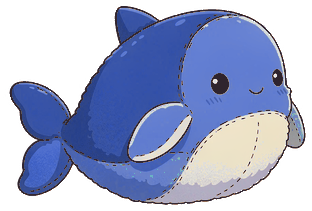
#> input picture app/assets/_gen/cut_whale.png, 312 x 211 px
$ python whale_retint.py
#> lines starting #> are read from the running program, lines starting #| are printed output that depends on the picture; after the words box and inside, x2 and y2 are one past the last pixel; in counts of white or black regions, pixels touching at a corner belong together
# -*- coding: utf-8 -*-
r"""whale_retint.py — 鲸鱼玩偶生成素材的规范色板后处理（不重新出图）。

为什么：现役 cut_whale.png（生成式）三个问题造成 1× 下的"灰团感"——
  ① 主体饱和度只有规范色板的一半（#90A0B0/#607090 灰蓝，通道差 32-48；
     规范 body #566CC2 通道差 108）——与立绘制服蓝 #4E5684 同明度同灰度，糊在一起；
  ② 描边是暖棕 #603010，不是立绘线语言的 #2A2028 深暖紫黑（规范 §2 ①）；
  ③ 剪影一圈白色 halo（抠图边缘残留）。
ImageGen 通路不可用时，用像素级重映射直接把现有素材拉回规范：色相归位、
饱和度倍增、明度压深、描边换墨、肚皮降温、1px 腐蚀去 halo。全部可逆
（原始备份在 _gen/cut_whale_v1_grey.png）。

用法：
  python tools/whale_retint.py            # 处理 _gen/cut_whale.png（就地，自动备份）
  python tools/whale_retint.py --out 其他路径.png
之后跑 make_accessories.py 安装（刷新 acc_whale_plush(+_f)）。
"""
import argparse
import colorsys
import os
import shutil

from PIL import Image, ImageFilter

HERE = os.path.dirname(os.path.abspath(__file__))
ASSETS = os.path.join(os.path.dirname(HERE), "assets")
SRC = os.path.join(ASSETS, "_gen", "cut_whale.png")
BACKUP = os.path.join(ASSETS, "_gen", "cut_whale_v1_grey.png")

# 规范色板（配件美术规范.md §2/§8）
INK = (0x2A, 0x20, 0x28)          # 深暖紫黑（描边/睫毛/眼）
BODY = (0x56, 0x6C, 0xC2)         # 鲸鱼蓝主体
BELLY_COOL = 0.35                  # 肚皮降温强度（0=不动，1=完全到冷白）


def hls_of(rgb):
    return colorsys.rgb_to_hls(*(c / 255.0 for c in rgb))


def retint(im):
    im = im.convert("RGBA")
#> im is the input picture: PIL image 312x211 RGBA; mean R, G, B, A 70.1, 80.2, 114.9, 158.1
    w, h = im.size
#> w = 312; h = 211
    px = im.load()
    n_body = n_ink = n_belly = 0
    for y in range(h):
        for x in range(w):
            r, g, b, a = px[x, y]
            if a == 0:
                continue
            hue, l, s = hls_of((r, g, b))
            hue_deg = hue * 360
            if b >= r + 8 and hue_deg >= 190:
                # --- ① 主体蓝：灰蓝 → 规范蓝紫 ---
                # 色相归位 225°（#566CC2 的色相），饱和度加倍并加底，明度微压
                nh = 225.0 / 360.0 if 195 <= hue_deg <= 245 else hue
                ns = min(0.56, s * 2.1 + 0.10)
                nl = l * (0.90 if l > 0.38 else 0.96)
                r2, g2, b2 = (round(c * 255) for c in colorsys.hls_to_rgb(nh, nl, ns))
                px[x, y] = (r2, g2, b2, a)
                n_body += 1
            elif r >= b + 12 and l < 0.42:
                # --- ② 暖棕描边/眼 → 深暖紫黑（保留明度层次）---
                k = 0.82 + 0.55 * l          # 越亮越接近 #5A4A58，越暗越贴墨
                px[x, y] = (min(255, round(INK[0] * k + 30 * l)),
                            min(255, round(INK[1] * k + 24 * l)),
                            min(255, round(INK[2] * k + 32 * l)), a)
                n_ink += 1
            elif r >= b and l > 0.62 and s < 0.45:
                # --- ③ 肚皮暖奶油 → 规范冷白（#E4EAF8 方向）---
                r2 = round(r * (1 - BELLY_COOL * 0.10))
                g2 = round(g * (1 - BELLY_COOL * 0.03))
                b2 = min(255, round(b + (245 - b) * BELLY_COOL))
                px[x, y] = (r2, g2, b2, a)
                n_belly += 1
#> after the loop, n_belly = 1697; n_body = 30995; n_ink = 0
    # --- ④ 去白色 halo：邻透明区的浅/粉浅像素 = 棋盘 AA 残留 → 透明化 ---
    # （1px MinFilter 腐蚀不够：halo 有 1-3px；也不能用更大腐蚀——会把深色
    #   描边一起啃掉。深色像素一律保留：那是描边自身的 AA，压在深底上没问题）
    a_ch = im.getchannel("A")
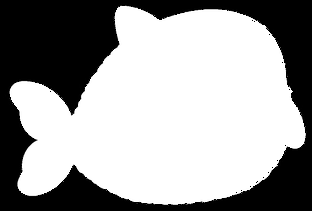
#> a_ch: PIL image 312x211 L; min 0, max 255, mean 158.1
    near_edge = a_ch.point(lambda v: 255 if v == 0 else 0) \
        .filter(ImageFilter.MaxFilter(5))          # 透明区外扩 2px
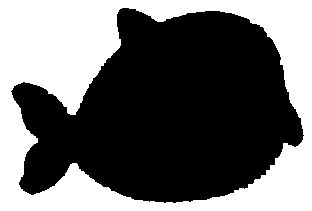
#> near_edge: PIL image 312x211 L; 41.5% white; 1 white region, box (x1, y1, x2, y2) and area: (0, 0, 312, 211) 27342
    ne = near_edge.load()
    for y in range(h):
        for x in range(w):
            r, g, b, a = px[x, y]
            if a == 0 or not ne[x, y]:
                continue
            hue, l, s = hls_of((r, g, b))
            if l > 0.60 and (s < 0.42 or r >= b):
                px[x, y] = (r, g, b, 0)            # 白/浅暖/粉浅 = 背景 AA 残留
    print(f"  body={n_body} ink={n_ink} belly={n_belly}")
#|   body=30995 ink=0 belly=1697
    return im


def main():
    ap = argparse.ArgumentParser()
    ap.add_argument("--out", default=None)
    args = ap.parse_args()
    if not os.path.isfile(SRC):
        raise SystemExit(f"找不到 {SRC}")
    if not os.path.isfile(BACKUP):
        shutil.copy2(SRC, BACKUP)
        print(f"  已备份原始素材 → {os.path.basename(BACKUP)}")
    im = retint(Image.open(SRC))
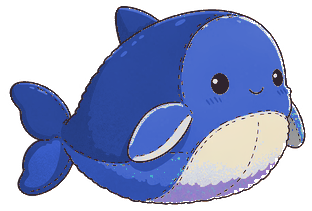
#> im: PIL image 312x211 RGBA; mean R, G, B, A 60.4, 72, 113, 157; transparent parts drawn white
    dst = args.out or SRC
    im.save(dst)
    print(f"  saved → {dst}")


if __name__ == "__main__":
    main()

$ run again, with app/assets/_gen/cut_beret.png copied over app/assets/_gen/cut_whale.png
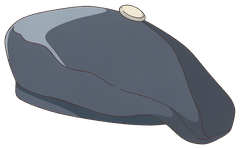
#> input picture app/assets/_gen/cut_beret.png, 240 x 149 px
#> in retint, im is the input picture: PIL image 240x149 RGBA; mean R, G, B, A 57.7, 61.6, 68.8, 152.2
#> after the loop in retint, `for y in range(h):`: n_belly = 229; n_body = 19871; n_ink = 504
#> in retint, `near_edge = a_ch.point(lambda v: 255 if v == 0 else 0) \ .filter(Image..`:
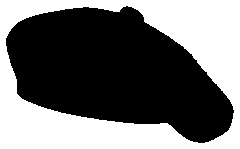
#> near_edge: PIL image 240x149 L; 43.4% white; 1 white region, box (x1, y1, x2, y2) and area: (0, 0, 240, 149) 15532
#|   body=19871 ink=504 belly=229
#> in main, `im = retint(Image.open(SRC))`:
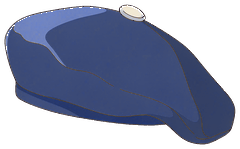
#> im: PIL image 240x149 RGBA; mean R, G, B, A 41.4, 49.1, 74.4, 151.7; transparent parts drawn white
